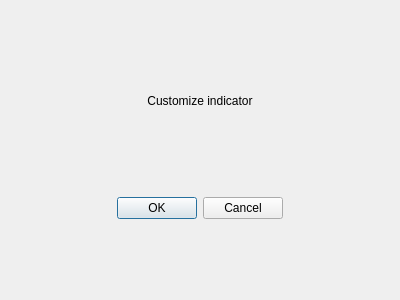
<?xml version="1.0" encoding="UTF-8"?>
<ui version="4.0">
 <class>Dialog</class>
 <widget class="QDialog" name="Dialog">
  <property name="geometry">
   <rect>
    <x>0</x>
    <y>0</y>
    <width>400</width>
    <height>300</height>
   </rect>
  </property>
  <property name="windowTitle">
   <string>Custom indicator configuration</string>
  </property>
  <layout class="QGridLayout" name="gridLayout">
   <item row="0" column="0">
    <widget class="QLabel" name="title">
     <property name="sizePolicy">
      <sizepolicy hsizetype="Preferred" vsizetype="Fixed">
       <horstretch>0</horstretch>
       <verstretch>0</verstretch>
      </sizepolicy>
     </property>
     <property name="minimumSize">
      <size>
       <width>0</width>
       <height>40</height>
      </size>
     </property>
     <property name="text">
      <string>Customize indicator</string>
     </property>
     <property name="alignment">
      <set>Qt::AlignCenter</set>
     </property>
    </widget>
   </item>
   <item row="1" column="0">
    <layout class="QFormLayout" name="parameterLayout"/>
   </item>
   <item row="2" column="0">
    <widget class="QDialogButtonBox" name="buttonBox">
     <property name="orientation">
      <enum>Qt::Horizontal</enum>
     </property>
     <property name="standardButtons">
      <set>QDialogButtonBox::Cancel|QDialogButtonBox::Ok</set>
     </property>
     <property name="centerButtons">
      <bool>true</bool>
     </property>
    </widget>
   </item>
  </layout>
 </widget>
 <resources/>
 <connections>
  <connection>
   <sender>buttonBox</sender>
   <signal>accepted()</signal>
   <receiver>Dialog</receiver>
   <slot>accept()</slot>
   <hints>
    <hint type="sourcelabel">
     <x>248</x>
     <y>254</y>
    </hint>
    <hint type="destinationlabel">
     <x>157</x>
     <y>274</y>
    </hint>
   </hints>
  </connection>
  <connection>
   <sender>buttonBox</sender>
   <signal>rejected()</signal>
   <receiver>Dialog</receiver>
   <slot>reject()</slot>
   <hints>
    <hint type="sourcelabel">
     <x>316</x>
     <y>260</y>
    </hint>
    <hint type="destinationlabel">
     <x>286</x>
     <y>274</y>
    </hint>
   </hints>
  </connection>
 </connections>
</ui>
